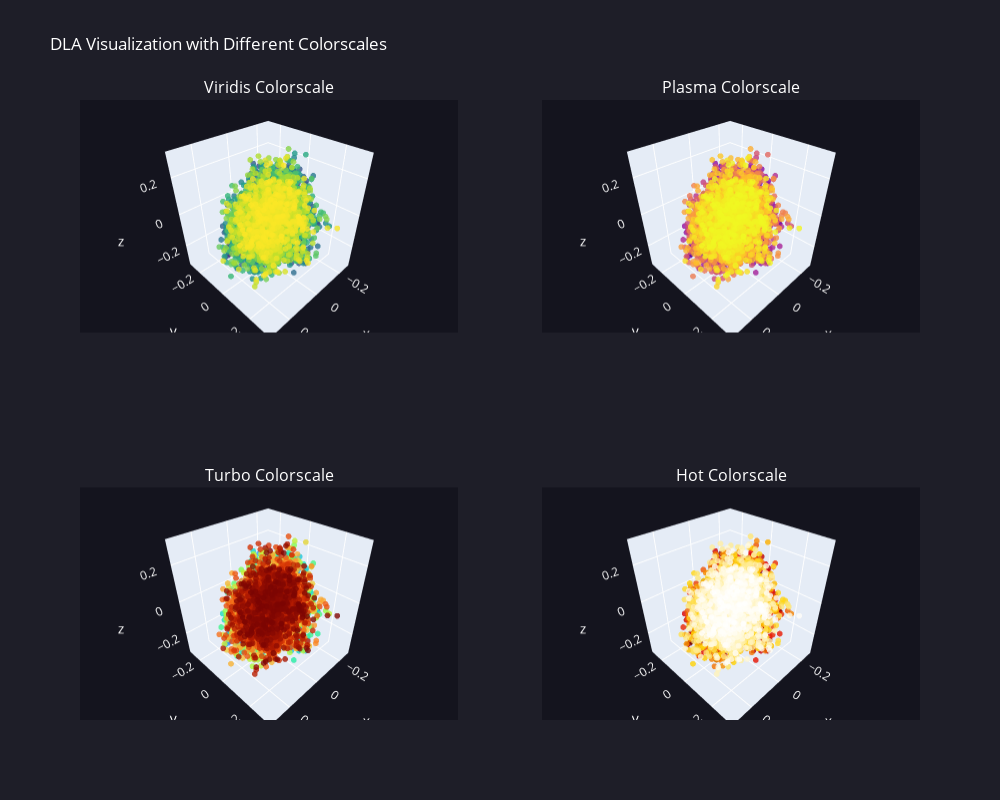

Source (notebook cell):
### Markdown cell above
## 6. Alternative Colorscales

Visualize with different color mappings to highlight different features.

### Code cell
# Create subplots with different colorscales
colorscales = ['Viridis', 'Plasma', 'Turbo', 'Hot']

fig = make_subplots(
    rows=2, cols=2,
    subplot_titles=[f'{cs} Colorscale' for cs in colorscales],
    specs=[[{'type': 'scatter3d'}, {'type': 'scatter3d'}],
           [{'type': 'scatter3d'}, {'type': 'scatter3d'}]]
)

# Subsample for performance
max_points = 10000
if len(dla_data['positions']) > max_points:
    indices = np.random.choice(len(dla_data['positions']), max_points, replace=False)
    pos = dla_data['positions'][indices]
    times = dla_data['timepoints'][indices]
else:
    pos = dla_data['positions']
    times = dla_data['timepoints']

for i, cs in enumerate(colorscales):
    row = i // 2 + 1
    col = i % 2 + 1
    
    fig.add_trace(
        go.Scatter3d(
            x=pos[:, 0],
            y=pos[:, 1],
            z=pos[:, 2],
            mode='markers',
            marker=dict(
                size=2,
                color=times,
                colorscale=cs,
                opacity=0.8,
            ),
            showlegend=False
        ),
        row=row, col=col
    )

fig.update_layout(
    height=800,
    width=1000,
    title_text="DLA Visualization with Different Colorscales",
    paper_bgcolor='rgb(30, 30, 40)',
    font=dict(color='white'),
)

# Update all scenes
for i in range(1, 5):
    scene_name = f'scene{i}' if i > 1 else 'scene'
    fig.update_layout(**{
        scene_name: dict(
            bgcolor='rgb(20, 20, 30)',
            aspectmode='data'
        )
    })

fig.show()

### Figure 1 — Plotly figure (JSON) as saved in the notebook; plotly's stock layout.template omitted (floating-point values rounded to 4 significant figures; data arrays with more than 128 entries replaced by an {"elided": "..."} marker saying what was removed)
{"data": [{"marker": {"color": {"elided": "10000 float values"}, "colorscale": [[0, "#440154"], [0.1111, "#482878"], [0.2222, "#3e4989"], [0.3333, "#31688e"], [0.4444, "#26828e"], [0.5556, "#1f9e89"], [0.6667, "#35b779"], [0.7778, "#6ece58"], [0.8889, "#b5de2b"], [1, "#fde725"]], "opacity": 0.8, "size": 2}, "mode": "markers", "scene": "scene", "showlegend": false, "type": "scatter3d", "x": {"elided": "10000 float values"}, "y": {"elided": "10000 float values"}, "z": {"elided": "10000 float values"}}, {"marker": {"color": {"elided": "10000 float values"}, "colorscale": [[0, "#0d0887"], [0.1111, "#46039f"], [0.2222, "#7201a8"], [0.3333, "#9c179e"], [0.4444, "#bd3786"], [0.5556, "#d8576b"], [0.6667, "#ed7953"], [0.7778, "#fb9f3a"], [0.8889, "#fdca26"], [1, "#f0f921"]], "opacity": 0.8, "size": 2}, "mode": "markers", "scene": "scene2", "showlegend": false, "type": "scatter3d", "x": {"elided": "10000 float values"}, "y": {"elided": "10000 float values"}, "z": {"elided": "10000 float values"}}, {"marker": {"color": {"elided": "10000 float values"}, "colorscale": [[0, "#30123b"], [0.07143, "#4145ab"], [0.1429, "#4675ed"], [0.2143, "#39a2fc"], [0.2857, "#1bcfd4"], [0.3571, "#24eca6"], [0.4286, "#61fc6c"], [0.5, "#a4fc3b"], [0.5714, "#d1e834"], [0.6429, "#f3c63a"], [0.7143, "#fe9b2d"], [0.7857, "#f36315"], [0.8571, "#d93806"], [0.9286, "#b11901"], [1, "#7a0402"]], "opacity": 0.8, "size": 2}, "mode": "markers", "scene": "scene3", "showlegend": false, "type": "scatter3d", "x": {"elided": "10000 float values"}, "y": {"elided": "10000 float values"}, "z": {"elided": "10000 float values"}}, {"marker": {"color": {"elided": "10000 float values"}, "colorscale": [[0, "rgb(0,0,0)"], [0.3333, "rgb(230,0,0)"], [0.6667, "rgb(255,210,0)"], [1, "rgb(255,255,255)"]], "opacity": 0.8, "size": 2}, "mode": "markers", "scene": "scene4", "showlegend": false, "type": "scatter3d", "x": {"elided": "10000 float values"}, "y": {"elided": "10000 float values"}, "z": {"elided": "10000 float values"}}], "layout": {"annotations": [{"font": {"size": 16}, "showarrow": false, "text": "Viridis Colorscale", "x": 0.225, "xanchor": "center", "xref": "paper", "y": 1, "yanchor": "bottom", "yref": "paper"}, {"font": {"size": 16}, "showarrow": false, "text": "Plasma Colorscale", "x": 0.775, "xanchor": "center", "xref": "paper", "y": 1, "yanchor": "bottom", "yref": "paper"}, {"font": {"size": 16}, "showarrow": false, "text": "Turbo Colorscale", "x": 0.225, "xanchor": "center", "xref": "paper", "y": 0.375, "yanchor": "bottom", "yref": "paper"}, {"font": {"size": 16}, "showarrow": false, "text": "Hot Colorscale", "x": 0.775, "xanchor": "center", "xref": "paper", "y": 0.375, "yanchor": "bottom", "yref": "paper"}], "font": {"color": "white"}, "height": 800, "paper_bgcolor": "rgb(30, 30, 40)", "scene": {"aspectmode": "data", "bgcolor": "rgb(20, 20, 30)", "domain": {"x": [0, 0.45], "y": [0.625, 1]}}, "scene2": {"aspectmode": "data", "bgcolor": "rgb(20, 20, 30)", "domain": {"x": [0.55, 1], "y": [0.625, 1]}}, "scene3": {"aspectmode": "data", "bgcolor": "rgb(20, 20, 30)", "domain": {"x": [0, 0.45], "y": [0, 0.375]}}, "scene4": {"aspectmode": "data", "bgcolor": "rgb(20, 20, 30)", "domain": {"x": [0.55, 1], "y": [0, 0.375]}}, "title": {"text": "DLA Visualization with Different Colorscales"}, "width": 1000}}
